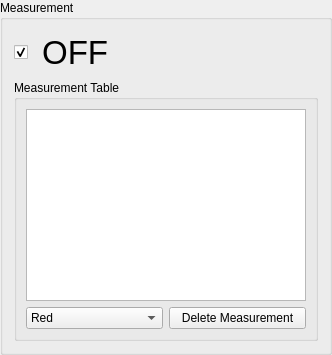
             <widget class="QGroupBox" name="groupBox_measurement">
              <property name="title">
               <string>Measurement</string>
              </property>
              <layout class="QGridLayout" name="gridLayout_9">
               <item row="0" column="0">
                <widget class="QCheckBox" name="checkBox_measurement">
                 <property name="enabled">
                  <bool>true</bool>
                 </property>
                 <property name="font">
                  <font>
                   <pointsize>25</pointsize>
                   <bold>false</bold>
                  </font>
                 </property>
                 <property name="toolTip">
                  <string>Toggle the distance-measurement tool for this view.</string>
                 </property>
                 <property name="text">
                  <string> OFF</string>
                 </property>
                 <property name="icon">
                  <iconset>
                   <normaloff>Icons/mri/measure.png</normaloff>Icons/mri/measure.png</iconset>
                 </property>
                 <property name="iconSize">
                  <size>
                   <width>50</width>
                   <height>50</height>
                  </size>
                 </property>
                 <property name="checked">
                  <bool>true</bool>
                 </property>
                </widget>
               </item>
               <item row="1" column="0">
                <widget class="QGroupBox" name="groupBox_">
                 <property name="title">
                  <string>Measurement Table</string>
                 </property>
                 <layout class="QGridLayout" name="gridLayout_19">
                  <item row="1" column="0">
                   <widget class="QComboBox" name="comboBox_measurementColors">
                    <property name="toolTip">
                     <string>Color to use for the next measurement line you draw.</string>
                    </property>
                    <item>
                     <property name="text">
                      <string>Red</string>
                     </property>
                    </item>
                    <item>
                     <property name="text">
                      <string>Green</string>
                     </property>
                    </item>
                    <item>
                     <property name="text">
                      <string>Blue</string>
                     </property>
                    </item>
                    <item>
                     <property name="text">
                      <string>Yellow</string>
                     </property>
                    </item>
                    <item>
                     <property name="text">
                      <string>Magenta</string>
                     </property>
                    </item>
                   </widget>
                  </item>
                  <item row="1" column="1">
                   <widget class="QPushButton" name="pushButton_deleteMeasurement">
                    <property name="toolTip">
                     <string>Delete the selected measurement.</string>
                    </property>
                    <property name="styleSheet">
                     <string notr="true"/>
                    </property>
                    <property name="text">
                     <string>Delete Measurement</string>
                    </property>
                   </widget>
                  </item>
                  <item row="0" column="0" colspan="2">
                   <widget class="QTableWidget" name="tableWidget_meaurement">
                    <property name="minimumSize">
                     <size>
                      <width>280</width>
                      <height>0</height>
                     </size>
                    </property>
                    <property name="maximumSize">
                     <size>
                      <width>16777215</width>
                      <height>16777215</height>
                     </size>
                    </property>
                    <property name="selectionBehavior">
                     <enum>QAbstractItemView::SelectRows</enum>
                    </property>
                   </widget>
                  </item>
                 </layout>
                </widget>
               </item>
              </layout>
             </widget>
